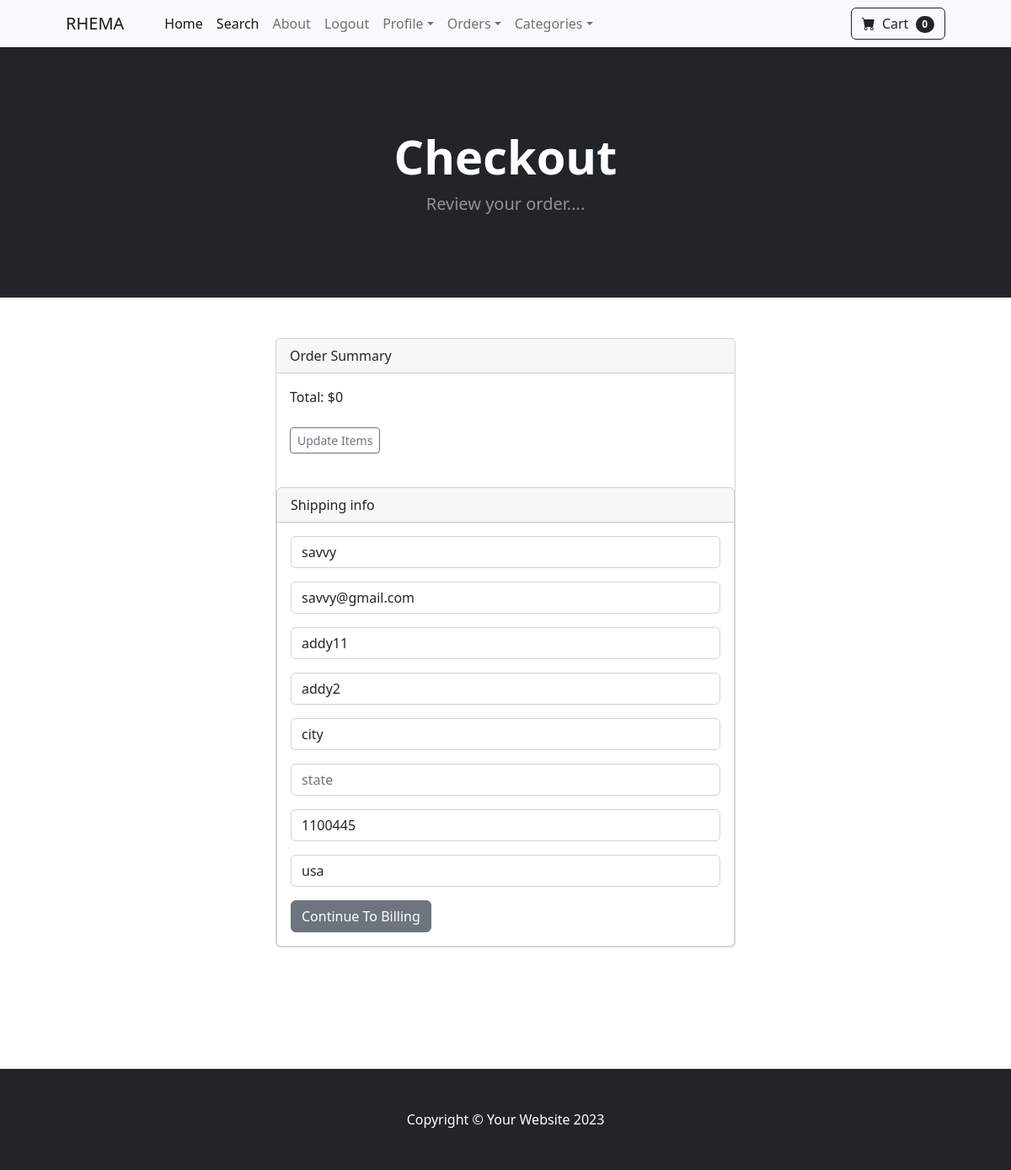
/payment/checkout/ (signed in), run on the app's committed database.
### payment/models.py (models this page shows, shortened)
class ShippingAddress(models.Model):
    user = models.ForeignKey(User, on_delete=models.CASCADE, null=True, blank=True)
    shipping_full_name = models.CharField(max_length=255)
    shipping_email = models.CharField(max_length=255)
    shipping_address1 = models.CharField(max_length=255)
    shipping_address2 = models.CharField(max_length=255)
    shipping_city = models.CharField(max_length=255)
    shipping_state = models.CharField(max_length=255, null=True, blank=True)
    shipping_zipcode = models.CharField(max_length=255)
    shipping_country = models.CharField(max_length=255)
    class Meta:
        verbose_name_plural = "Shipping Address"
    def create_shipping(sender, instance, created, **kwargs):
        if created:
            user_shipping = ShippingAddress(user=instance)
            user_shipping.save()
    post_save.connect(create_shipping, sender=User)

### payment/views.py (the view)
# urls.py: path('checkout/', views.checkout, name="checkout"),
def checkout(request):
    cart = Cart(request)
    cart_products = cart.get_prods()
    quantities = cart.get_quants()
    totals  = cart.cart_total()
    if request.user.is_authenticated:
        shipping_user = ShippingAddress.objects.get(id=request.user.id)
        shipping_form = ShippingForm(request.POST or None, instance=shipping_user)
        return render(request, 'payment/checkout.html', {'cart_products': cart_products, 'quantities':quantities, 'totals': totals, 'shipping_form':shipping_form})
    else:
        shipping_form = ShippingForm(request.POST or None)
        return render(request, 'payment/checkout.html', {'cart_products': cart_products, 'quantities':quantities, 'totals': totals, 'shipping_form':shipping_form})

### cart/cart.py (called while the page is built, shortened)
    def cart_total(self):
        product_ids = self.cart.keys()
        products = Product.objects.filter(id__in=product_ids)
        quantities  = self.cart
        total = 0
        return total

    def __len__(self):
        return len(self.cart)

    def get_prods(self):
        product_ids = self.cart.keys()
        products = Product.objects.filter(id__in=product_ids)
        return products

    def get_quants(self):
        quantities = self.cart
        return quantities

### cart/context_processor.py (called while the page is built)
def cart(request):
    return{'cart': Cart(request)}

### payment/templates/payment/checkout.html (shortened to what this page needs)
{% extends "base.html" %}
        {% block content %}
        <header class="bg-dark py-5">
            <div class="container px-4 px-lg-5 my-5">
                <div class="text-center text-white">
                    <h1 class="display-4 fw-bolder">Checkout</h1>
                    <p class="lead fw-normal text-white-50 mb-0">Review your order....</p>
                </div>
            </div>
        </header>
        <br></br>
        <div class="container">
                <div class="row">
                    <div class="col-md-6 offset-md-3">
                        <div class="card">
                            <div class="card-header">
                                Order Summary
                            </div>
                            <div class="card-body">
                               Total: ${{totals}}
                               <br></br>
                               <a href="{% url 'cart_summary'%}" class="btn btn-sm btn-outline-secondary">Update Items</a>
                               <br></br>
                            </div>
                            <div class="card">
                                <div class="card-header">
                                  Shipping info
                                </div>
                                <div class="card-body">
                                   <form method="POST" action="{% url 'billing_info' %}">
                                     {{ shipping_form.as_p }}
                                     <button type="submit" class="btn btn-secondary">Continue To Billing </button>
                                   </form>
                                </div>
                              </div>
                            </div>
                    </div>
                    <br></br><br></br>
                </div>
            </div>
        <br></br><br></br><br></br>
        {% endblock %}

### data on the page
ShippingAddress: shipping_full_name "savvy", shipping_email "savvy@gmail.com", shipping_address1 "addy11", shipping_address2 "addy2", shipping_city "city", shipping_zipcode "1100445", shipping_country "usa"

### other printed values
{{ cart|length }} "0"
{{ totals }} "0"
